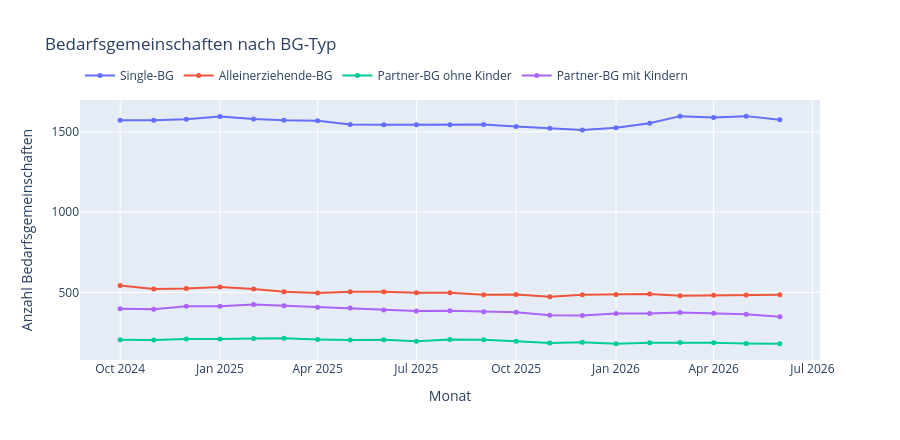

The cell this chart's notebook holds for it:
### Code cell
bg_typen = ["Single-BG", "Alleinerziehende-BG", "Partner-BG ohne Kinder", "Partner-BG mit Kindern"]
fig = go.Figure()
for spalte in bg_typen:
    fig.add_trace(go.Scatter(
        x=bezugsdauer.index.to_timestamp(), y=bezugsdauer[spalte], name=spalte,
        mode="lines+markers", marker=dict(size=5),
    ))
fig.update_layout(
    title="Bedarfsgemeinschaften nach BG-Typ",
    yaxis_title="Anzahl Bedarfsgemeinschaften", xaxis_title="Monat",
    hovermode="x unified", legend=dict(orientation="h", y=1.15), height=440,
)
export_abbildung(fig, "abb26_bg_typ.png", 1000, 440)
fig

### Figure 1 — Plotly figure (JSON) as saved in the notebook; plotly's stock layout.template omitted (floating-point values rounded to 4 significant figures)
{"data": [{"marker": {"size": 5}, "mode": "lines+markers", "name": "Single-BG", "type": "scatter", "x": ["2024-10-01T00:00:00", "2024-11-01T00:00:00", "2024-12-01T00:00:00", "2025-01-01T00:00:00", "2025-02-01T00:00:00", "2025-03-01T00:00:00", "2025-04-01T00:00:00", "2025-05-01T00:00:00", "2025-06-01T00:00:00", "2025-07-01T00:00:00", "2025-08-01T00:00:00", "2025-09-01T00:00:00", "2025-10-01T00:00:00", "2025-11-01T00:00:00", "2025-12-01T00:00:00", "2026-01-01T00:00:00", "2026-02-01T00:00:00", "2026-03-01T00:00:00", "2026-04-01T00:00:00", "2026-05-01T00:00:00", "2026-06-01T00:00:00"], "y": [1572, 1572, 1578, 1596, 1580, 1572, 1569, 1546, 1545, 1544, 1544, 1546, 1534, 1523, 1512, 1526, 1554, 1598, 1589, 1598, 1576]}, {"marker": {"size": 5}, "mode": "lines+markers", "name": "Alleinerziehende-BG", "type": "scatter", "x": ["2024-10-01T00:00:00", "2024-11-01T00:00:00", "2024-12-01T00:00:00", "2025-01-01T00:00:00", "2025-02-01T00:00:00", "2025-03-01T00:00:00", "2025-04-01T00:00:00", "2025-05-01T00:00:00", "2025-06-01T00:00:00", "2025-07-01T00:00:00", "2025-08-01T00:00:00", "2025-09-01T00:00:00", "2025-10-01T00:00:00", "2025-11-01T00:00:00", "2025-12-01T00:00:00", "2026-01-01T00:00:00", "2026-02-01T00:00:00", "2026-03-01T00:00:00", "2026-04-01T00:00:00", "2026-05-01T00:00:00", "2026-06-01T00:00:00"], "y": [544, 522, 524, 534, 521, 505, 497, 504, 505, 499, 498, 486, 487, 473, 486, 487, 490, 480, 482, 484, 486]}, {"marker": {"size": 5}, "mode": "lines+markers", "name": "Partner-BG ohne Kinder", "type": "scatter", "x": ["2024-10-01T00:00:00", "2024-11-01T00:00:00", "2024-12-01T00:00:00", "2025-01-01T00:00:00", "2025-02-01T00:00:00", "2025-03-01T00:00:00", "2025-04-01T00:00:00", "2025-05-01T00:00:00", "2025-06-01T00:00:00", "2025-07-01T00:00:00", "2025-08-01T00:00:00", "2025-09-01T00:00:00", "2025-10-01T00:00:00", "2025-11-01T00:00:00", "2025-12-01T00:00:00", "2026-01-01T00:00:00", "2026-02-01T00:00:00", "2026-03-01T00:00:00", "2026-04-01T00:00:00", "2026-05-01T00:00:00", "2026-06-01T00:00:00"], "y": [206, 204, 211, 210, 214, 215, 208, 204, 206, 196, 208, 206, 197, 186, 190, 180, 187, 188, 187, 183, 180]}, {"marker": {"size": 5}, "mode": "lines+markers", "name": "Partner-BG mit Kindern", "type": "scatter", "x": ["2024-10-01T00:00:00", "2024-11-01T00:00:00", "2024-12-01T00:00:00", "2025-01-01T00:00:00", "2025-02-01T00:00:00", "2025-03-01T00:00:00", "2025-04-01T00:00:00", "2025-05-01T00:00:00", "2025-06-01T00:00:00", "2025-07-01T00:00:00", "2025-08-01T00:00:00", "2025-09-01T00:00:00", "2025-10-01T00:00:00", "2025-11-01T00:00:00", "2025-12-01T00:00:00", "2026-01-01T00:00:00", "2026-02-01T00:00:00", "2026-03-01T00:00:00", "2026-04-01T00:00:00", "2026-05-01T00:00:00", "2026-06-01T00:00:00"], "y": [398, 396, 414, 414, 425, 418, 408, 403, 391, 385, 386, 380, 377, 359, 356, 369, 369, 375, 370, 365, 349]}], "layout": {"height": 440, "hovermode": "x unified", "legend": {"orientation": "h", "y": 1.15}, "title": {"text": "Bedarfsgemeinschaften nach BG-Typ"}, "xaxis": {"title": {"text": "Monat"}}, "yaxis": {"title": {"text": "Anzahl Bedarfsgemeinschaften"}}}}
